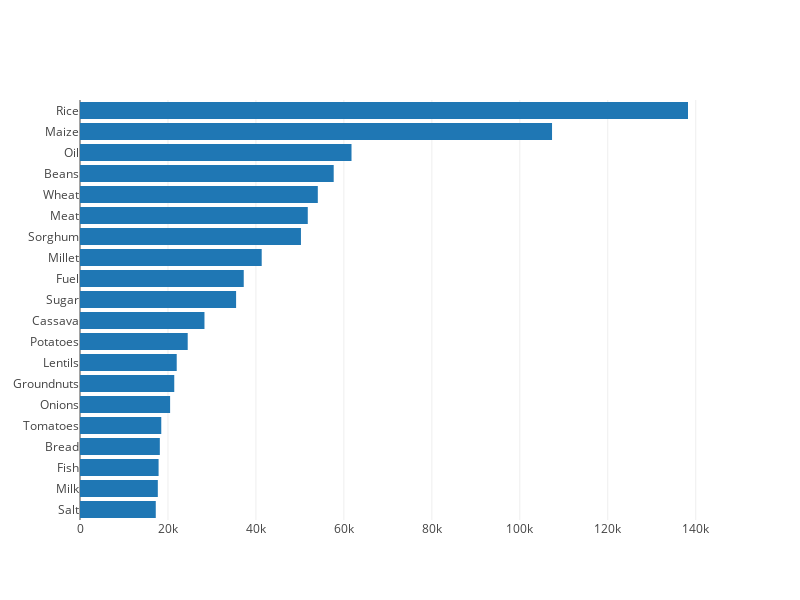

Write notebook code for a chart like this one.
### Markdown cell above
#### Verkenning: Barchart

Maar welke goederen zijn daadwerkelijk interessant?

### Code cell
# calculate
quality_count = grouped_commodity_df["mp_price_norm"].count().reset_index().groupby(by="cm_name")["mp_price_norm"].sum().sort_values()

# truncate the long barchart
quality_count = quality_count[-20:]

# visualize
barchart_trace = go.Bar(y=quality_count.index, x=quality_count.values, orientation = 'h')

layout = go.Layout(
    autosize=False,
    width=800,
    height= 200 + 20 * len(quality_count.index),
    yaxis=dict(
        showticklabels=True,
        automargin=True
    )
)

fig = go.Figure(data=[barchart_trace], layout=layout)
print(f"Total sum of measurements: {quality_count.sum()} " )
iplot(fig)

### Figure 1 — Plotly figure (JSON) as saved in the notebook; plotly's stock layout.template omitted (floating-point values rounded to 4 significant figures)
{"data": [{"orientation": "h", "type": "bar", "uid": "606f0c7a-ac77-42de-8cea-465bfcb80dbc", "x": [17228, 17694, 17868, 18151, 18477, 20487, 21431, 21991, 24490, 28300, 35491, 37228, 41312, 50237, 51787, 54069, 57683, 61733, 107326, 138239], "y": ["Salt", "Milk", "Fish", "Bread", "Tomatoes", "Onions", "Groundnuts", "Lentils", "Potatoes", "Cassava", "Sugar", "Fuel", "Millet", "Sorghum", "Meat", "Wheat", "Beans", "Oil", "Maize", "Rice"]}], "layout": {"autosize": false, "height": 600, "width": 800, "yaxis": {"automargin": true, "showticklabels": true}}}
